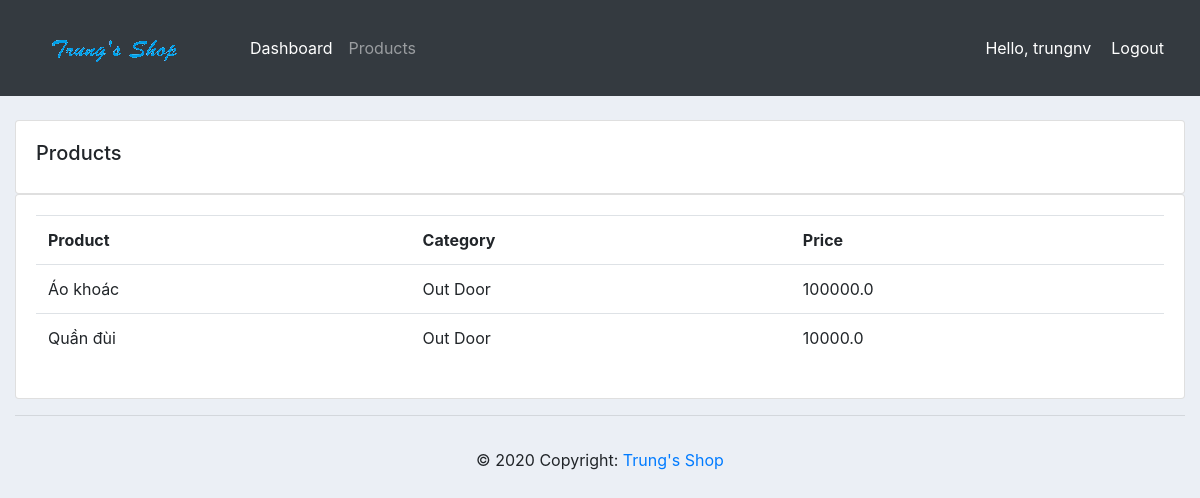
The page /products/ (signed in) on the database as committed earlier.
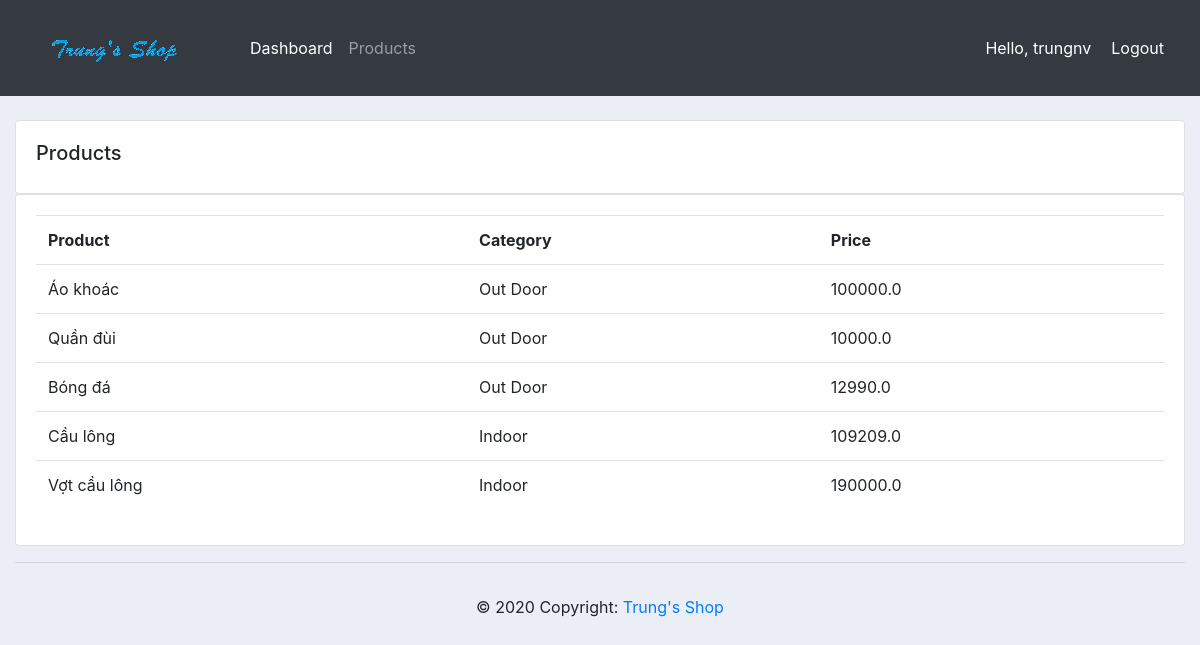
The same page on the database as committed later.
### accounts/models.py (models this page shows, shortened)
class Product(models.Model):
    CATEGORY = (
			('Indoor', 'Indoor'),
			('Out Door', 'Out Door'),
			)
    name = models.CharField(max_length=200, null=True)
    price = models.FloatField(null=True)
    category = models.CharField(max_length=200, null=True, choices=CATEGORY)
    description = models.CharField(max_length=200, null=True)
    date_created = models.DateTimeField(auto_now_add=True, null=True)
    tag = models.ManyToManyField(Tag)

### accounts/views.py (the view)
# urls.py: path('products/', views.products, name='products'),
@login_required(login_url='login')
def products(request):
    products = Product.objects.all()
    context = {'products': products}
    return render(request, 'accounts/products.html', context)

### accounts/templates/accounts/products.html
{% extends "accounts/main.html" %}
{% block content %}
<br>
<div class="row">
    <div class="col-md">
        <div class="card card-body">
            <h5>Products</h5>
        </div>
        <div class="card card-body">
            <table class="table">
                <tr>
                    <th>Product</th>
                    <th>Category</th>
                    <th>Price</th>
                </tr>
                {% for product in products %}
                  <tr>
                      <td>{{product.name}}</td>
                      <td>{{product.category}}</td>
                      <td>{{product.price}}</td>
                  </tr>
                {% endfor %}
            </table>
        </div>
    </div>
</div>
{% endblock content %}

### accounts/templates/accounts/main.html (shortened to what this page needs)
{% load static %}
<!DOCTYPE html>
<html lang="en">
<head>
    <link rel="stylesheet" href="https://stackpath.bootstrapcdn.com/bootstrap/4.3.1/css/bootstrap.min.css">
    <link rel="stylesheet" type="text/css" href="{% static '/css/main.css' %}">
</head>
<body>
    {% include "accounts/navbar.html" %}
    <div class="container-fluid">
    {% block content %}
    {% endblock content %}
    <hr>
    </div>
    {% include "accounts/footer.html" %}
</body>
</html>

### accounts/templates/accounts/navbar.html (shortened to what this page needs)
{% load static %}
<nav class="navbar navbar-expand-lg navbar-dark bg-dark">
    <a class="navbar-brand" href="{% url 'home' %}"><img src="{% static '/images/logo.png' %}" alt=""></a>
    <div class="collapse navbar-collapse" id="navbarNav">
      <ul class="navbar-nav">
        <li class="nav-item active">
          <a class="nav-link" href="{% url 'home' %}">Dashboard <span class="sr-only">(current)</span></a>
        </li>
        <li class="nav-item">
          <a class="nav-link" href="{% url 'products' %}">Products</a>
        </li>
      </ul>
    </div>
    <span id="hello-msg">Hello, {{request.user}}</span>
    <span><a id="hello-msg" href="{% url 'logout' %}">Logout</a></span>
  </nav>

### accounts/templates/accounts/footer.html
<footer class="page-footer font-small white-text">
    <div class="footer-copyright text-center py-3">© 2020 Copyright:
      <a href="#">Trung's Shop</a>
    </div>
  </footer>

### static/css/main.css (style rules this page uses)
body { background-color: #ebeff5; }

### accounts/templates/accounts/navbar.html (style rules this page uses)
#hello-msg { font-size: 16px; color: #fff; margin-right: 20px; }

Rows that differ between the two databases and show on the page:
added Product: name "Bóng đá", category "Out Door", price "12990.0"
added Product: name "Cầu lông", category "Indoor", price "109209.0"
added Product: name "Vợt cầu lông", category "Indoor", price "190000.0"
